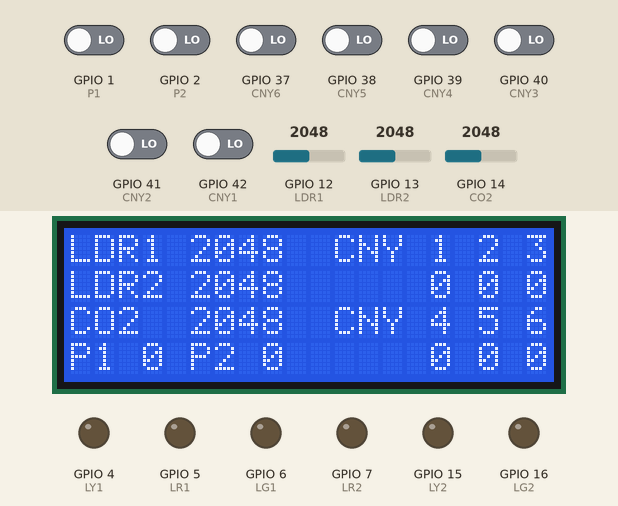
Bench run of a sketch on a simulated ESP32-S3. Parts: 20×4 character LCD, output pins drawn as LEDs (lit = HIGH). The test bench sets the inputs (shaded band); at power-on: GPIO 1 (P1), GPIO 2 (P2), GPIO 37 (CNY6), GPIO 38 (CNY5), GPIO 39 (CNY4), GPIO 40 (CNY3), GPIO 41 (CNY2), GPIO 42 (CNY1) LOW, GPIO 12 (LDR1) = 2048, GPIO 13 (LDR2) = 2048, GPIO 14 (CO2) = 2048.

Above: at 1.7 s.
1.8 s: GPIO 37 (CNY6) driven HIGH
At 2.7 s:
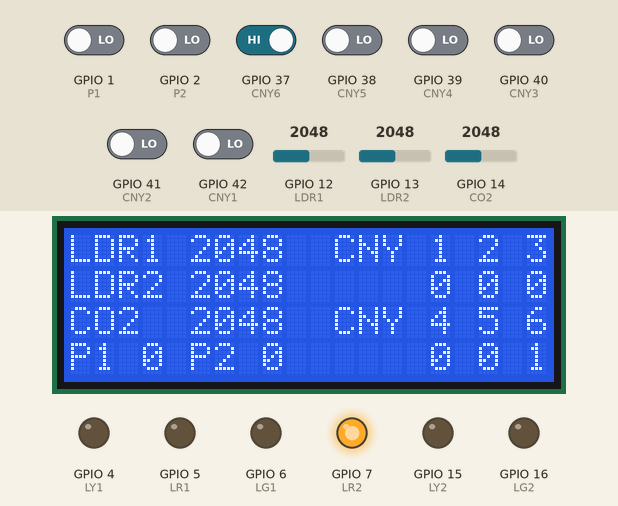
3.6 s: GPIO 38 (CNY5) driven HIGH
At 5.3 s:
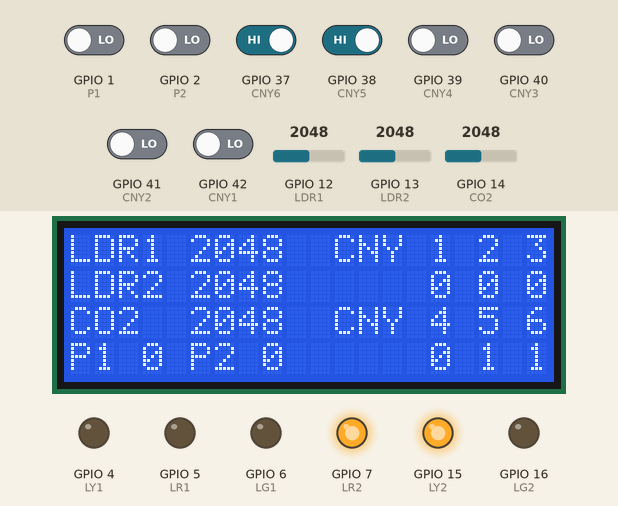
5.6 s: GPIO 39 (CNY4) driven HIGH
At 7.1 s:
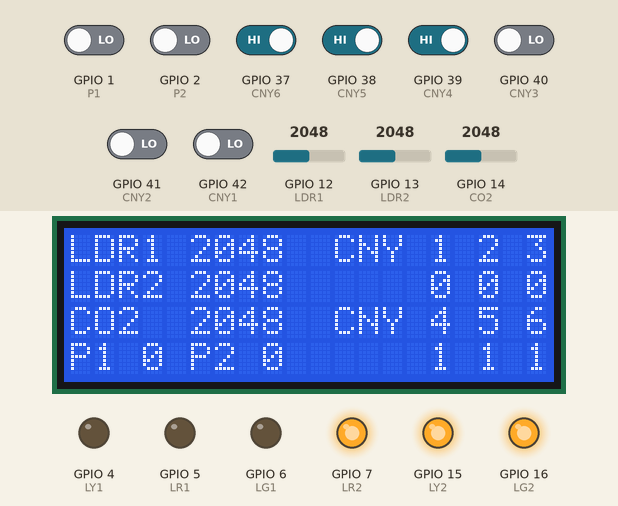
7.6 s: GPIO 40 (CNY3) driven HIGH
At 8.8 s:
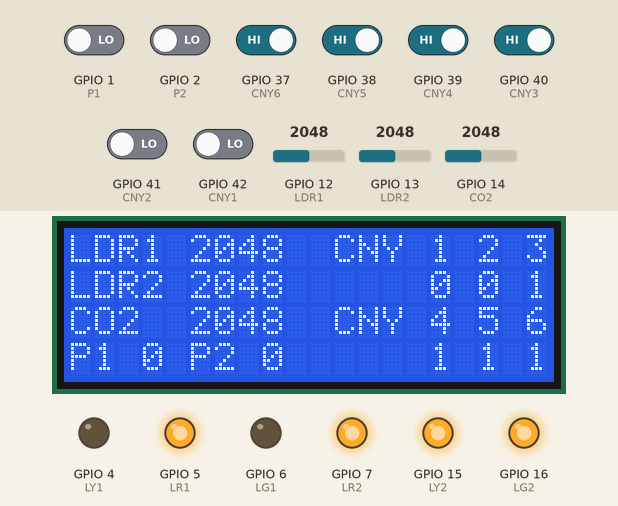
9.6 s: GPIO 2 (P2) driven HIGH
At 10.4 s:
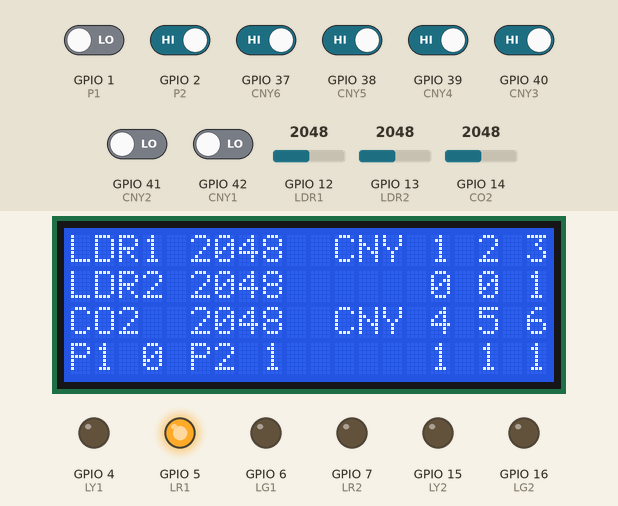
11.6 s: GPIO 41 (CNY2) driven HIGH
At 13.3 s:
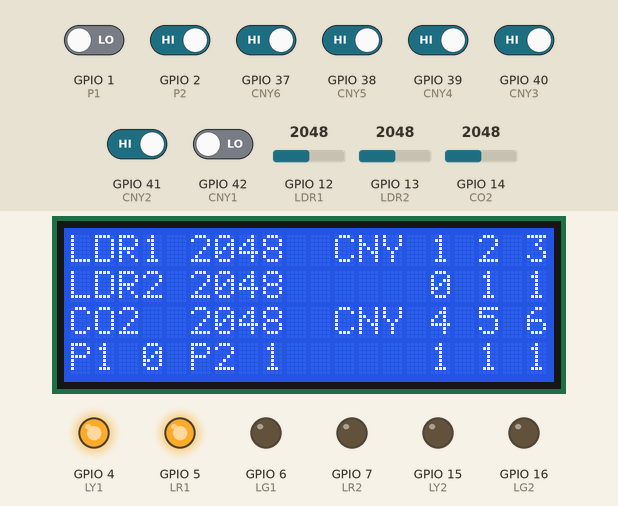
Timing chart, 0 to 14.6 s (numbered marks = the images above; inputs shaded):
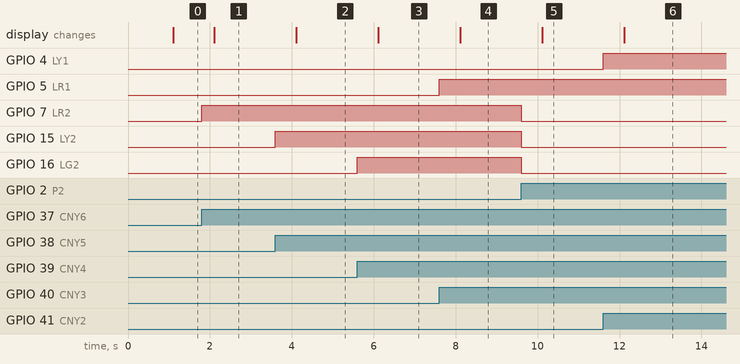

The sketch:

esp_pruebas.ino
```cpp
// Pruebas de los perifericos del smart city con ESP32
// Library definition
#include <Wire.h>              //Library required for I2C comms (LCD)
#include <LiquidCrystal_I2C.h> //Library for LCD display via I2C
#include <math.h>              //Mathematics library for pow function (CO2 computation)

// I/O pin labeling
#define LDR1 12 // LDR Light sensor from traffic light 1 connected in pin A0
#define LDR2 13 // LDR Light sensor from traffic light 2 connected in pin A1
#define CO2 14  // CO2 sensor connected in pin A3
#define P1 1    // Traffic light 1 button connected in pin 1
#define P2 2    // Traffic light 2 button connected in pin 2
#define CNY1 42 // Infrared sensor 1 in traffic light 1 connected in pin 42
#define CNY2 41 // Infrared sensor 2 in traffic light 1 connected in pin 41
#define CNY3 40 // Infrared sensor 3 in traffic light 1 connected in pin 40
#define CNY4 39 // Infrared sensor 4 in traffic light 2 connected in pin 39
#define CNY5 38 // Infrared sensor 5 in traffic light 2 connected in pin 38
#define CNY6 37 // Infrared sensor 6 in traffic light 2 connected in pin 37
#define LR1 5   // Red traffic light 1 connected in pin 5
#define LY1 4   // Yellow traffic light 1 connected in pin 4
#define LG1 6   // Green traffic light 1 connected in pin 6
#define LR2 7   // Red traffic light 2 connected in pin 7
#define LY2 15  // Yellow traffic light 2 connected in pin 15
#define LG2 16  // Green traffic light 2 connected in pin 16

// Constant definitions
//->CO2
const float DC_GAIN = 8.5;                                                               // define the DC gain of amplifier CO2 sensor
const float ZERO_POINT_VOLTAGE = 0.265;                                                  // define the output of the sensor in volts when the concentration of CO2 is 400PPM
const float REACTION_VOLTAGE = 0.059;                                                    // define the “voltage drop” of the sensor when move the sensor from air into 1000ppm CO2
const float CO2Curve[3] = {2.602, ZERO_POINT_VOLTAGE, (REACTION_VOLTAGE / (2.602 - 3))}; // Line curve with 2 points

// Variable definitions
float volts = 0; // Variable to store current voltage from CO2 sensor
float co2 = 0;   // Variable to store CO2 value

// Library definitions
LiquidCrystal_I2C lcd(0x27, 20, 4);

// Variables
bool vP1 = false;
bool vP2 = false;
bool vCNY1 = false;
bool vCNY2 = false;
bool vCNY3 = false;
bool vCNY4 = false;
bool vCNY5 = false;
bool vCNY6 = false;
int vLDR1 = 0;
int vLDR2 = 0;
int vCO2 = 0;
float dCO2 = 0;

void setup()
{
  // Input pin config
  pinMode(P1, INPUT);   // Traffic light 1 button as Input
  pinMode(P2, INPUT);   // Traffic light 2 button as Input
  pinMode(CNY1, INPUT); // Infrared sensor 1 in traffic light 1 as Input
  pinMode(CNY2, INPUT); // Infrared sensor 2 in traffic light 1 as Input
  pinMode(CNY3, INPUT); // Infrared sensor 3 in traffic light 1 as Input
  pinMode(CNY4, INPUT); // Infrared sensor 4 in traffic light 2 as Input
  pinMode(CNY5, INPUT); // Infrared sensor 5 in traffic light 2 as Input
  pinMode(CNY6, INPUT); // Infrared sensor 6 in traffic light 2 as Input

  // Output pin config
  pinMode(LR1, OUTPUT); // Red traffic light 1 as Output
  pinMode(LY1, OUTPUT); // Yellow traffic light 1 as Output
  pinMode(LG1, OUTPUT); // Green traffic light 1 as Output
  pinMode(LR2, OUTPUT); // Red traffic light 2 as Output
  pinMode(LY2, OUTPUT); // Yellow traffic light 2 as Output
  pinMode(LG2, OUTPUT); // Green traffic light 2 as Output

  // Output cleaning
  digitalWrite(LR1, LOW); // Turn Off Red traffic light 1
  digitalWrite(LY1, LOW); // Turn Off Yellow traffic light 1
  digitalWrite(LG1, LOW); // Turn Off Green traffic light 1
  digitalWrite(LR2, LOW); // Turn Off Red traffic light 2
  digitalWrite(LY2, LOW); // Turn Off Yellow traffic light 2
  digitalWrite(LG2, LOW); // Turn Off Green traffic light 2

  // Communications
  Serial.begin(9600); // Start Serial communications with computer via Serial0 (TX0 RX0) at 9600 bauds
  lcd.init();
  lcd.backlight(); // Turn on LCD backlight
}

long lastime = 0;
void loop()
{
  readAllData();
  if (millis() - lastime > 1000)
  {
    lastime = millis();
    // lcd.clear();
    lcd.setCursor(0, 0);
    lcd.print("LDR1       CNY 1 2 3");
    lcd.setCursor(0, 1);
    lcd.print("LDR2               ");
    lcd.setCursor(0, 2);
    lcd.print("CO2        CNY 4 5 6");
    lcd.setCursor(0, 3);
    lcd.print("P1   P2            ");
    lcd.setCursor(5, 0);
    lcd.print(vLDR1);
    lcd.setCursor(5, 1);
    lcd.print(vLDR2);
    lcd.setCursor(5, 2);
    lcd.print(vCO2);
    lcd.setCursor(3, 3);
    lcd.print(1 * vP1);
    lcd.setCursor(8, 3);
    lcd.print(1 * vP2);
    lcd.setCursor(15, 1);
    lcd.print(1 * vCNY1);
    lcd.setCursor(17, 1);
    lcd.print(1 * vCNY2);
    lcd.setCursor(19, 1);
    lcd.print(1 * vCNY3);
    lcd.setCursor(15, 3);
    lcd.print(1 * vCNY4);
    lcd.setCursor(17, 3);
    lcd.print(1 * vCNY5);
    lcd.setCursor(19, 3);
    lcd.print(1 * vCNY6);
  }
}

// Subroutines and functions
void readAllData()
{

  vLDR1 = analogRead(LDR1);
  vLDR2 = analogRead(LDR2);
  vCO2 = analogRead(CO2);

  dCO2 = 0;
  volts = analogRead(CO2) * 3.3 / 4096.0;
  if (volts / DC_GAIN >= ZERO_POINT_VOLTAGE)
  {
    dCO2 = -1;
  }
  else
  {
    dCO2 = pow(10, ((volts / DC_GAIN) - CO2Curve[1]) / CO2Curve[2] + CO2Curve[0]);
  }

  vP1 = digitalRead(P1);
  vP2 = digitalRead(P2);
  vCNY1 = digitalRead(CNY1);
  vCNY2 = digitalRead(CNY2);
  vCNY3 = digitalRead(CNY3);
  vCNY4 = digitalRead(CNY4);
  vCNY5 = digitalRead(CNY5);
  vCNY6 = digitalRead(CNY6);

  if (vP1)
  {
    digitalWrite(LR1, 0);
    digitalWrite(LY1, 0);
    digitalWrite(LG1, 0);
  }
  else
  {
    digitalWrite(LR1, vCNY3);
    digitalWrite(LY1, vCNY2);
    digitalWrite(LG1, vCNY1);
  }
  if (vP2)
  {
    digitalWrite(LR2, 0);
    digitalWrite(LY2, 0);
    digitalWrite(LG2, 0);
  }
  else
  {
    digitalWrite(LR2, vCNY6);
    digitalWrite(LY2, vCNY5);
    digitalWrite(LG2, vCNY4);
  }
}
```

Measured:
- after the input at 1.8 s, GPIO 7 (LR2): LOW → HIGH at once; the display: changes after 0.31 s (image 1)
- after the input at 3.6 s, GPIO 15 (LY2): LOW → HIGH at once; the display: changes after 0.51 s (image 2)
- after the input at 5.6 s, GPIO 16 (LG2): LOW → HIGH at once; the display: changes after 0.51 s (image 3)
- after the input at 7.6 s, GPIO 5 (LR1): LOW → HIGH at once; the display: changes after 0.52 s (image 4)
- after the input at 9.6 s, GPIO 7 (LR2), GPIO 15 (LY2), GPIO 16 (LG2): HIGH → LOW at once; the display: changes after 0.52 s (image 5)
- after the input at 11.6 s, GPIO 4 (LY1): LOW → HIGH at once; the display: changes after 0.52 s (image 6)
